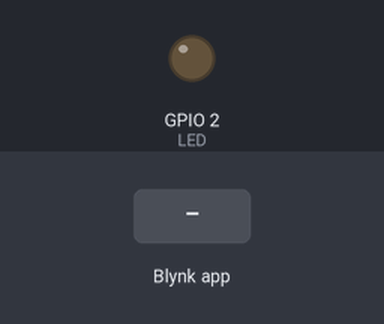
This sketch was run on a simulated ESP8266 (Wemos D1 mini). On the bench: output pins drawn as LEDs (lit = HIGH). The inputs (shaded band) are chosen by the test bench. WiFi joins after 1.5 s; servers stay silent unless stated; random numbers use the default seed unless the sketch sets one.

Above: at 3.0 s.
3.1 s: Blynk app writes 1 to V3
At 5.0 s:
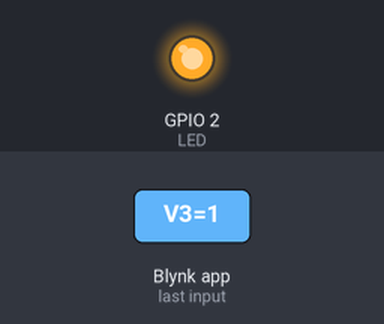
5.8 s: Blynk app writes 0 to V3
At 6.5 s:
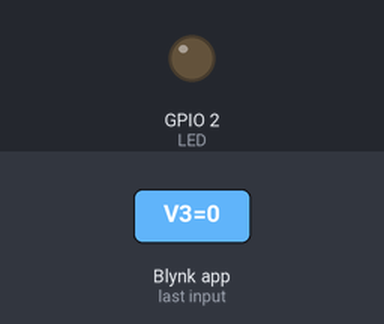
Timing chart, 0 to 8.8 s (numbered marks = the images above; inputs shaded):
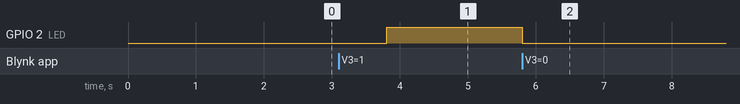

Measured:
- after the input at 3.1 s, GPIO 2 (LED): LOW → HIGH after 0.70 s
- after the input at 5.8 s, GPIO 2 (LED): HIGH → LOW at once

The sketch:

Example-Blynk2.ino
```cpp
#define BLYNK_PRINT Serial

#include <ESP8266WiFi.h>
#include <BlynkSimpleEsp8266.h>

char auth[] = "zyqb0mXjJHiRydxRfA6v8jmDWduyVfj8";

// Your WiFi credentials.
// Set password to "" for open networks.
char ssid[] = "HUAWEI-P30-lite";
char pass[] = "b013333bd424";

int LED = 2; // Define LED as an Integer (whole numbers) and pin D8 on Wemos D1
WidgetLCD lcd(V6);

void setup()
{
  // Debug console
  Serial.begin(115200);
 pinMode(LED, OUTPUT); //Set the LED (D2) as an output
  Blynk.begin(auth, ssid, pass);
   randomSeed(analogRead(0));

  //Blynk.begin(auth, ssid, pass,IPAddress(188,166,206,43), 8080);
}

void loop()
{
  Blynk.run();
  lcd.clear();
   lcd.print(0,0,"Hello");
   delay(1000);
   lcd.clear();
   lcd.print(0,0,"World!");
    delay(1000);

}

// This function will be called every time button Widget
// in Blynk app writes values to the Virtual Pin V3
BLYNK_WRITE(V3) {
 int pinValue = param.asInt(); // Assigning incoming value from pin V3 to a variable
 if (pinValue == 1) {
    digitalWrite(LED, HIGH); // Turn LED on.
  } else {
    digitalWrite(LED, LOW); // Turn LED off.
 }
}

BLYNK_READ(V5) // Widget in the app READs Virtal Pin V5 with the certain frequency
{
  // This command writes Arduino's uptime in seconds to Virtual Pin V5
  Blynk.virtualWrite(5, random(0, 100));

}
```
